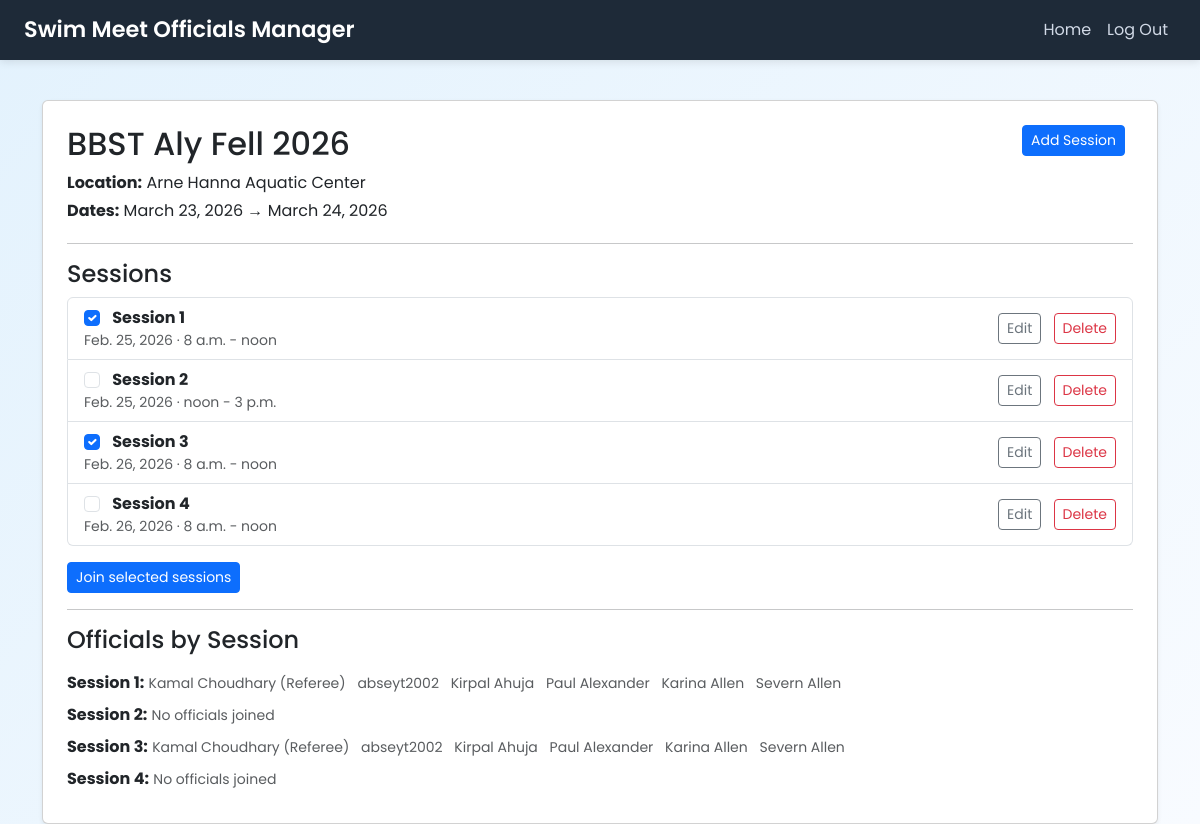
Page /meet/2 (signed in) on the committed database.
### meets/models.py (models this page shows, shortened)
class Meet(models.Model):
    name = models.CharField(max_length=200)
    location = models.CharField(max_length=255)
    start_date = models.DateField()
    end_date = models.DateField()
    description = models.TextField(blank=True)
    created_by = models.ForeignKey(
        User,
        on_delete=models.CASCADE,
        related_name="created_meets"
    )
    join_code = models.CharField(max_length=10, unique=True, editable=False)
    num_sessions = models.PositiveIntegerField(default=1)
    created_at = models.DateTimeField(auto_now_add=True)

class Session(models.Model):
    meet = models.ForeignKey(
        Meet,
        on_delete=models.CASCADE,
        related_name='sessions'
    )
    session_number = models.PositiveIntegerField(default=1)
    date = models.DateField()
    start_time = models.TimeField()
    end_time = models.TimeField()
    join_code = models.CharField(max_length=10, editable=False, default='')
    class Meta:
        unique_together = ("meet", "session_number")
        ordering = ["session_number"]

class SessionAssignment(models.Model):
    session = models.ForeignKey(Session, on_delete=models.CASCADE)
    official = models.ForeignKey(User, on_delete=models.CASCADE)
    hours_worked = models.DecimalField(max_digits=4, decimal_places=2)
    created_via_csv = models.BooleanField(default=False)
    join_code_sent = models.BooleanField(default=False)
    checked_in = models.BooleanField(default=False)
    imported_official = models.ForeignKey(
        'ImportedOfficial',
        on_delete=models.SET_NULL,
        null=True,
        blank=True,
        related_name='assignments'
    )
    class Meta:
        unique_together = ("session", "official")

class User(AbstractUser):
    phone = models.CharField(max_length=20, blank=True)
    certifications = models.ManyToManyField(
        'Certification',
        blank=True,
        related_name='officials'
    )

### meets/views.py (the view)
# urls.py: path("meet/<int:meet_id>", views.meet_home, name="meet-home"),
@login_required
def meet_home(request, meet_id):
    meet = get_object_or_404(Meet, id=meet_id)
    User = get_user_model()
    joined_officials = User.objects.filter(sessionassignment__session__meet=meet).distinct()
    user_session_ids = set()
    if request.user and request.user.is_authenticated:
        user_session_ids = set(SessionAssignment.objects.filter(session__meet=meet, official=request.user).values_list('session__id', flat=True))
    sessions_list = list(meet.sessions.all())
    for s in sessions_list:
        s.joined_assignments = list(SessionAssignment.objects.filter(session=s).select_related('official'))
    return render(request, "meets/meet_home.html", {
        "meet": meet,
        "sessions": sessions_list,
        "joined_officials": joined_officials,
        "user_session_ids": user_session_ids,
    })

### meets/templates/meets/meet_home.html (shortened to what this page needs)
{% extends "meets/layout.html" %}
{% block body %}
<div class="container" data-aos="fade-up">
    <div class="card p-4 shadow-sm">
        <div class="d-flex justify-content-between align-items-start mb-2">
            <h2 class="mb-0">{{ meet.name }}</h2>
                    {% if request.user.is_authenticated and request.user == meet.created_by %}
                <div>
                    <button class="btn btn-sm btn-primary me-2" data-bs-toggle="modal" data-bs-target="#addSessionModal">Add Session</button>
                </div>
            {% endif %}
        </div>
        <p class="mb-1"><strong>Location:</strong> {{ meet.location }}</p>
        <p class="mb-1"><strong>Dates:</strong> {{ meet.start_date }} → {{ meet.end_date }}</p>
        <hr>
        <h4>Sessions</h4>
        <form method="post" action="{% url 'join-sessions-from-meet' meet.id %}">{% csrf_token %}
        <ul class="list-group">
            {% for session in sessions %}
            <li class="list-group-item d-flex justify-content-between align-items-center"
                data-session-id="{{ session.id }}" data-session-number="{{ session.session_number }}" data-session-date="{{ session.date }}" data-session-start="{{ session.start_time }}" data-session-end="{{ session.end_time }}" data-href="{% url 'session-home' session.id %}" style="cursor:pointer;">
                <div>
                    <label class="form-check-label">
                        <input class="form-check-input me-2" type="checkbox" name="session_ids" value="{{ session.id }}" {% if session.id in user_session_ids %}checked{% endif %}>
                        <strong>Session {{ session.session_number }}</strong>
                    </label>
                    <div class="text-muted small">{{ session.date }} · {{ session.start_time }} - {{ session.end_time }}</div>
                </div>
                <div>
                    {% if request.user == meet.created_by %}
                        <button type="button" class="btn btn-sm btn-outline-secondary me-2 edit-session-btn">Edit</button>
                        <a href="{% url 'delete-session' session.id %}" class="btn btn-sm btn-outline-danger" onclick="return confirm('Delete session?');">Delete</a>
                    {% endif %}
                </div>
            </li>
            {% endfor %}
        </ul>
        <div class="mt-3">
            <button class="btn btn-primary btn-sm" type="submit">Join selected sessions</button>
        </div>
        </form>
        <hr>
        <h4>Officials by Session</h4>
        <div class="mt-2">
            {% for session in sessions %}
                <div class="mb-2">
                    <strong>Session {{ session.session_number }}:</strong>
                    {% if session.joined_assignments %}
                        <span class="small text-muted">
                        {% for a in session.joined_assignments %}
                            <span class="me-2">{{ a.official.get_full_name|default:a.official.username }}{% if a.official == meet.created_by %} (Referee){% endif %}</span>
                        {% endfor %}
                        </span>
                    {% else %}
                        <span class="text-muted small">No officials joined</span>
                    {% endif %}
                </div>
            {% endfor %}
        </div>
    </div>
</div>
{% endblock %}

### meets/static/styles.css (style rules this page uses)
body { background: linear-gradient(to right, #eef2f7, #dde6f2); }
.card { transition: 0.3s ease; }
.btn-primary { font-weight: 600; }

### meets/templates/meets/layout.html (style rules this page uses)
body { font-family: 'Poppins', sans-serif; background: linear-gradient(135deg, #e3f2fd, #f8fbff); min-height: 100vh; }
.container { padding-top: 20px; }

### rows in the picture
Meet: name "BBST Aly Fell 2026", location "Arne Hanna Aquatic Center", start_date "March 23, 2026", end_date "March 24, 2026"
Session: session_ids "☑", session_number "1", date "Feb. 25, 2026", start_time "8 a.m.", end_time "noon"
Session: session_number "2", date "Feb. 25, 2026", start_time "noon", end_time "3 p.m.", shows "No officials joined"
Session: session_ids "☑", session_number "3", date "Feb. 26, 2026", start_time "8 a.m.", end_time "noon"
Session: session_number "4", date "Feb. 26, 2026", start_time "8 a.m.", end_time "noon", shows "No officials joined"
SessionAssignment: official.get_full_name "Kamal Choudhary", shows "(Referee)"
SessionAssignment: official.get_full_name "abseyt2002"
SessionAssignment: official.get_full_name "Kirpal Ahuja"
SessionAssignment: official.get_full_name "Paul Alexander"
SessionAssignment: official.get_full_name "Karina Allen"
SessionAssignment: official.get_full_name "Severn Allen"
SessionAssignment: official.get_full_name "Kamal Choudhary", shows "(Referee)"
SessionAssignment: official.get_full_name "abseyt2002"
SessionAssignment: official.get_full_name "Kirpal Ahuja"
SessionAssignment: official.get_full_name "Paul Alexander"
SessionAssignment: official.get_full_name "Karina Allen"
SessionAssignment: official.get_full_name "Severn Allen"
